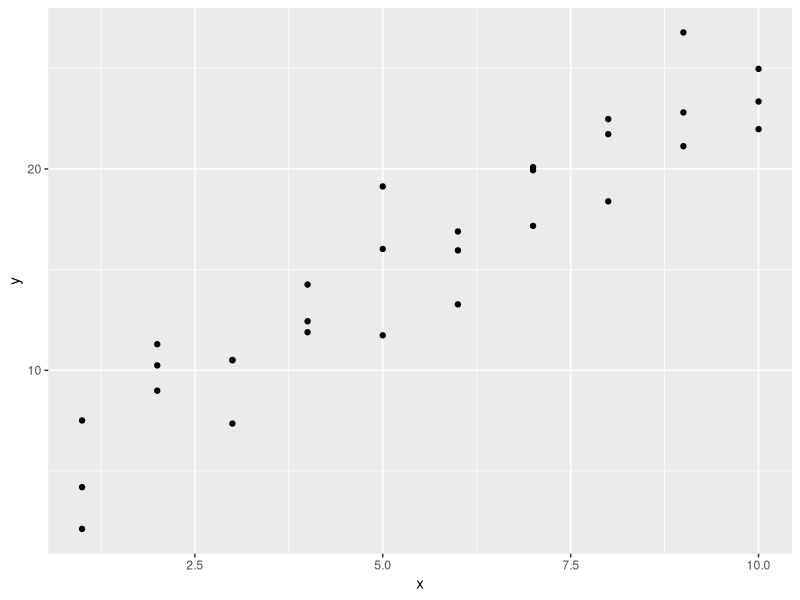
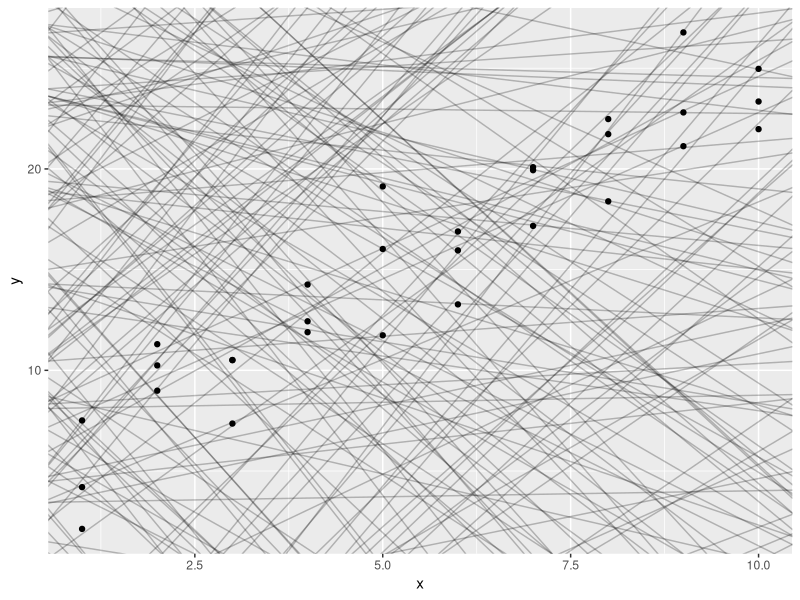
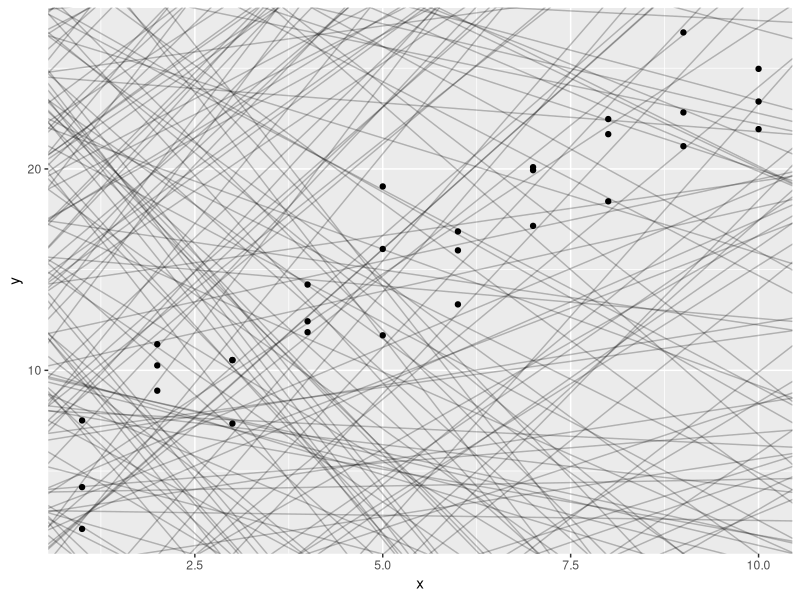
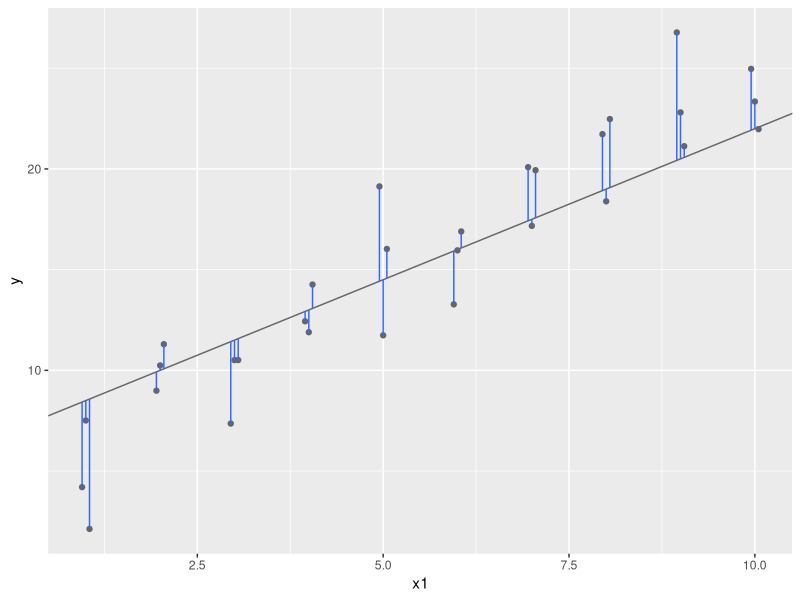
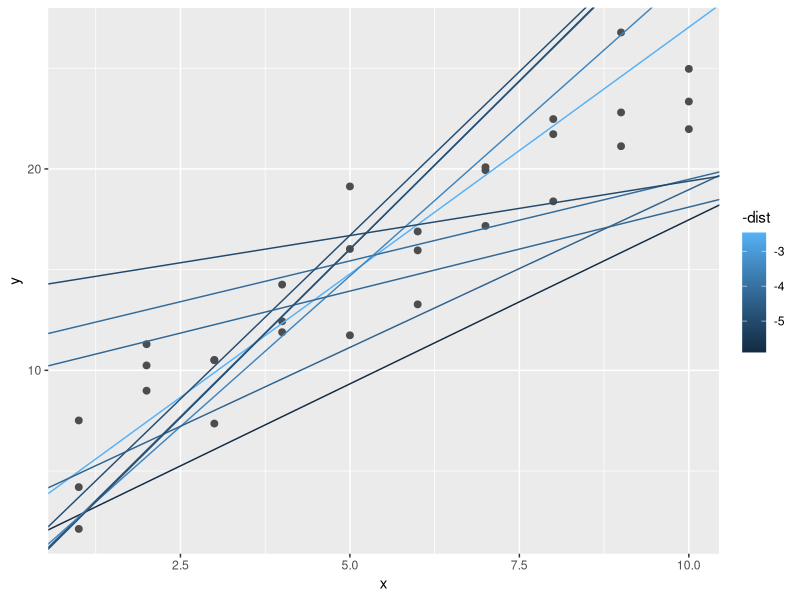
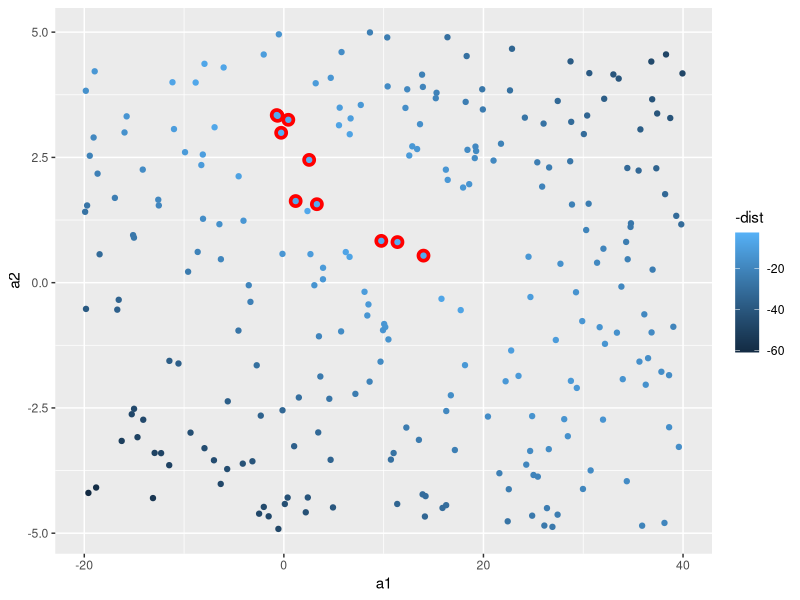
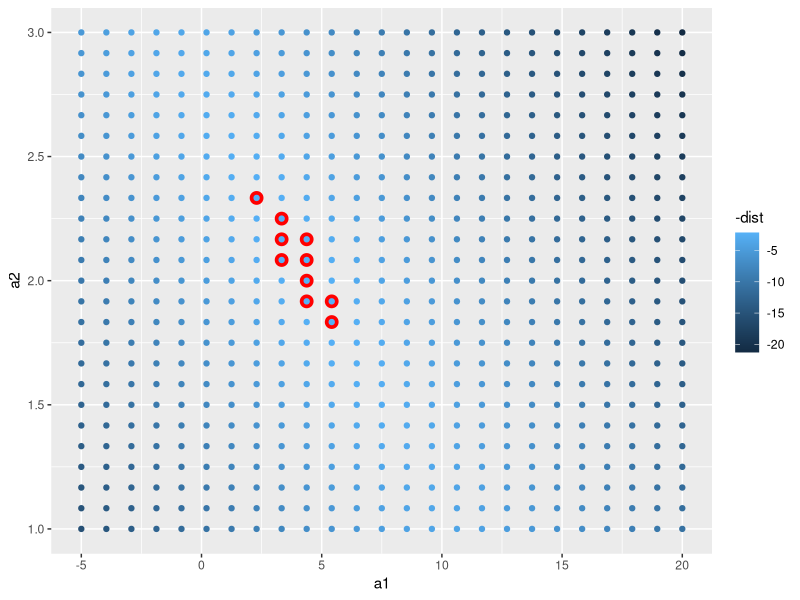
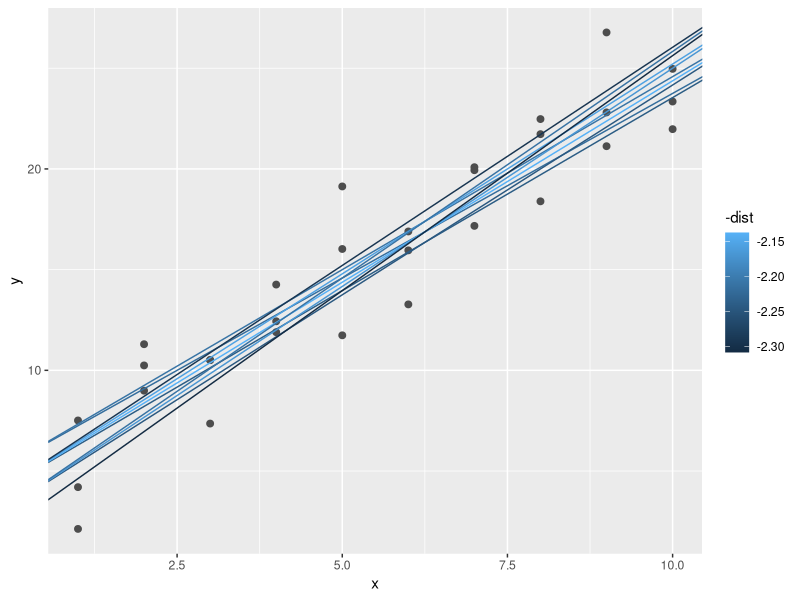

Recreate these plots in R, in order.
## ----setup, message = FALSE----------------------------------------------
library(tidyverse)

library(modelr)
options(na.action = na.warn)

## ---- fig.height=4, fig.width=4------------------------------------------
ggplot(sim1, aes(x, y)) + 
  geom_point()

## ---- echo = FALSE, fig.height=4, fig.width=4----------------------------
models <- tibble(
  a1 = runif(250, -20, 40),
  a2 = runif(250, -5, 5)
)

ggplot(sim1, aes(x, y)) + 
  geom_abline(aes(intercept = a1, slope = a2), data = models, alpha = 1/4) +
  geom_point() 

## ---- echo = FALSE, fig.height=4, fig.width=4----------------------------
models <- tibble(
  a1 = runif(250, -20, 40),
  a2 = runif(250, -5, 5)
)

ggplot(sim1, aes(x, y)) + 
  geom_abline(aes(intercept = a1, slope = a2), data = models, alpha = 1/4) +
  geom_point() 

## ---- echo = FALSE, fig.height=4, fig.width=4----------------------------
dist1 <- sim1 %>% 
  mutate(
    dodge = rep(c(-1, 0, 1) / 20, 10),
    x1 = x + dodge,
    pred = 7 + x1 * 1.5
  )

ggplot(dist1, aes(x1, y)) + 
  geom_abline(intercept = 7, slope = 1.5, colour = "grey40") +
  geom_point(colour = "grey40") +
  geom_linerange(aes(ymin = y, ymax = pred), colour = "#3366FF") 

## ------------------------------------------------------------------------
model1 <- function(a, data) {
  a[1] + data$x * a[2]
}
model1(c(7, 1.5), sim1)

## ------------------------------------------------------------------------
measure_distance <- function(mod, data) {
  diff <- data$y - model1(mod, data)
  sqrt(mean(diff ^ 2))
}
measure_distance(c(7, 1.5), sim1)

## ------------------------------------------------------------------------
sim1_dist <- function(a1, a2) {
  measure_distance(c(a1, a2), sim1)
}

models <- models %>% 
  mutate(dist = purrr::map2_dbl(a1, a2, sim1_dist))
models

## ---- echo=FALSE, fig.height=4, fig.width=4------------------------------
ggplot(sim1, aes(x, y)) + 
  geom_point(size = 2, colour = "grey30") + 
  geom_abline(
    aes(intercept = a1, slope = a2, colour = -dist), 
    data = filter(models, rank(dist) <= 10)
  )

## ---- echo=FALSE---------------------------------------------------------
ggplot(models, aes(a1, a2)) +
  geom_point(data = filter(models, rank(dist) <= 10), size = 4, colour = "red") +
  geom_point(aes(colour = -dist))

## ---- fig.height=4, fig.width=4------------------------------------------
grid <- expand.grid(
  a1 = seq(-5, 20, length = 25),
  a2 = seq(1, 3, length = 25)
  ) %>% 
  mutate(dist = purrr::map2_dbl(a1, a2, sim1_dist))

## ---- echo=FALSE, fig.height=4, fig.width=6------------------------------
grid %>% 
  ggplot(aes(a1, a2)) +
  geom_point(data = filter(grid, rank(dist) <= 10), size = 4, colour = "red") +
  geom_point(aes(colour = -dist)) 

## ---- echo=FALSE---------------------------------------------------------
ggplot(sim1, aes(x, y)) + 
  geom_point(size = 2, colour = "grey30") + 
  geom_abline(
    aes(intercept = a1, slope = a2, colour = -dist), 
    data = filter(grid, rank(dist) <= 10)
  )

## ------------------------------------------------------------------------
best <- optim(c(0, 0), measure_distance, data = sim1)
best$par

## ---- echo=FALSE, fig.width=6, fig.height=4------------------------------
ggplot(sim1, aes(x, y)) + 
  geom_point(size = 2, colour = "grey30") + 
  geom_abline(intercept = best$par[1], slope = best$par[2])

## ------------------------------------------------------------------------
grid <- sim1 %>% 
  data_grid(x) 
grid

## ---- echo=FALSE---------------------------------------------------------
sim1_mod <- lm(y ~ x, data = sim1)
coef(sim1_mod)

## ------------------------------------------------------------------------
grid <- grid %>% 
  add_predictions(sim1_mod) 
grid

## ------------------------------------------------------------------------
ggplot(sim1, aes(x)) +
  geom_point(aes(y = y)) +
  geom_line(aes(y = pred), data = grid, colour = "red", size = 1)

## ------------------------------------------------------------------------
sim1 <- sim1 %>% 
  add_residuals(sim1_mod)
sim1

## ---- fig.height = 4, fig.width = 6--------------------------------------
ggplot(sim1, aes(resid)) + 
  geom_freqpoly(binwidth = 0.5)

## ---- fig.height = 4, fig.width = 6--------------------------------------
ggplot(sim1, aes(x, resid)) + 
  geom_ref_line(h = 0) +
  geom_point() 

## ------------------------------------------------------------------------
df <- tribble(
  ~y, ~x1, ~x2,
  4, 2, 5,
  5, 1, 6
)
model_matrix(df, y ~ x1)

## ------------------------------------------------------------------------
model_matrix(df, y ~ x1 + x2)

## ---- fig.width = 6, fig.height=4----------------------------------------
ggplot(sim2) + 
  geom_point(aes(x, y))

## ------------------------------------------------------------------------
mod2 <- lm(y ~ x, data = sim2)

grid <- sim2 %>% 
  data_grid(x) %>% 
  add_predictions(mod2)
grid

## ---- fig.width = 6, fig.height=4----------------------------------------
ggplot(sim2, aes(x)) + 
  geom_point(aes(y = y)) +
  geom_point(data = grid, aes(y = pred), colour = "red", size = 4)

